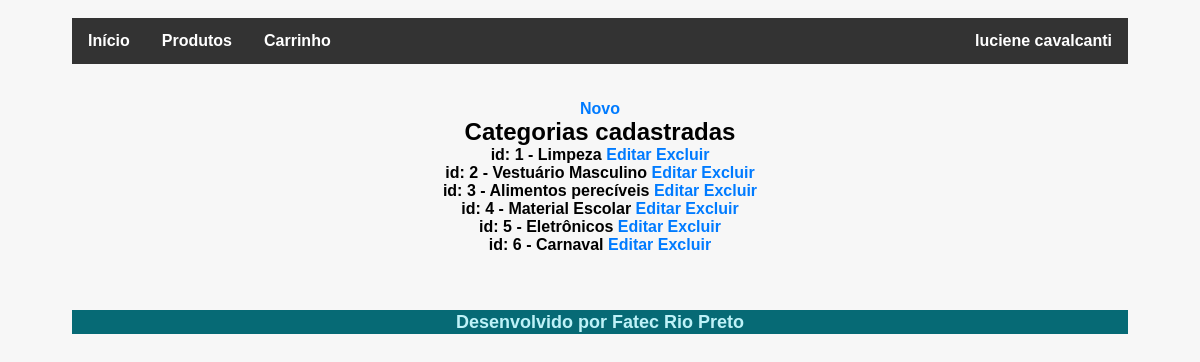
The page /main/categorias/listarcategorias.php (signed in) on the database its author committed.
### tables this page shows
CREATE TABLE `categorias` (
  `id` int(11) NOT NULL,
  `descricao` varchar(100) NOT NULL
);

### main/categorias/listarcategorias.php (the view)
<?php
    require_once "../topo.php";
    if ($_SESSION['tipoUsuario'] == 1 ||
    $_SESSION['tipoUsuario'] == 2 ||
    $_SESSION['tipoUsuario']==3) {
    if ($_SESSION['tipoUsuario'] == 1)
        echo "<a href='cadcategorias.php'>Novo</a><br>";
?>
    <h2>Categorias cadastradas</h2>
    <?php
        require_once "../conexao.php";
        $sql = "SELECT * from categorias";
        $resultado = $conexao->query($sql);
        $dados = $resultado->fetchAll(PDO::FETCH_ASSOC);
        foreach ($dados as $linha) {
            echo "<p>id: $linha[id] -
            $linha[descricao] ";
            if ($_SESSION['tipoUsuario'] == 1) {
                echo " <a href='editarcategoria.php?id=$linha[id]'>Editar</a>";
                echo " <a href='excluircategoria.php?id=$linha[id]'>Excluir</a>";
            }
        echo "</p>";
        }
    }else
    echo "<p>Você não tem permissão
    para executar esta ação.</p>";
        require_once "../rodape.php";
    ?>

### main/topo.php (shortened to what this page needs)
<!DOCTYPE html>
<html lang="pt-br">
<head>
    <link href="/lp2noite/projetocadastro/estilos.css" rel="stylesheet">
</head>
<body>
<ul>
  <li><a href="indexvendas.php">Início</a></li>
  <li><a href="indexvendas.php">Produtos</a></li>
<?php
if (isset($_SESSION['carrinho']))
    echo "<li><a href='carrinho.php'>Carrinho (".
    $_SESSION['qtde'].")</a></li>";
else
    echo "<li><a href='carrinho.php'>Carrinho</a></li>";
echo "<li style='float:right'>";
if(isset( $_SESSION['nomeUsuario']))
    echo "<a class='active' href='login.php'>".
    $_SESSION['nomeUsuario']."</a></li>";
else
    echo "<a class='active' href='login.php'>Login</a></li>";
?>
</ul>
<br><br>

### main/rodape.php (shortened to what this page needs)
    <br><br>
    <h4>Desenvolvido por Fatec Rio Preto</h4>
</body>
</html>

### main/estilos.css (style rules this page uses)
* { margin:0; padding:0; font-family: Arial,sans-serif; }
body { min-height: 560px; flex-direction: column; font-weight: bold; text-align: center; display: block; position:absolute; height:570px; top: 0px; width: 88%; padding: 18px 6% 60px 6%; margin: 0 0 35px 0; background: rgb(247, 247, 247); }
h4 { font-size: 18px; color: #bef2f8; background-color: #066a75; padding: 2px 0 10px 0; font-family: Arial,sans-serif; font-weight: bold; text-align: center; padding-bottom: 20px; display: block; width: 100%; height: 2px; margin-top: 20px; }
a { color: #007bff; text-decoration: none; background-color: transparent; -webkit-text-decoration-skip: objects; }
ul { list-style-type: none; margin: 0; padding: 0; overflow: hidden; background-color: #333; }
li { float: left; }
li a { display: block; color: white; text-align: center; padding: 14px 16px; text-decoration: none; }

### rows shown on the page
categorias: id "1", descricao "Limpeza"
categorias: id "2", descricao "Vestuário Masculino"
categorias: id "3", descricao "Alimentos perecíveis"
categorias: id "4", descricao "Material Escolar"
categorias: id "5", descricao "Eletrônicos"
categorias: id "6", descricao "Carnaval"

### other values the page prints
$_SESSION['nomeUsuario'] "luciene cavalcanti"
